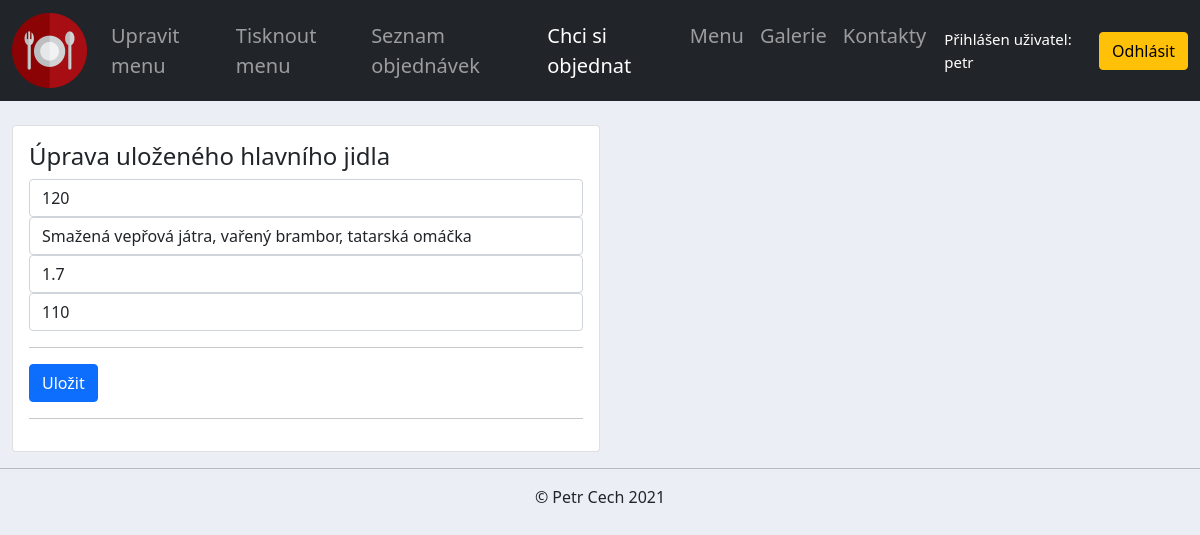
Before: /edit_meal/2/ (signed in) with the older database file.
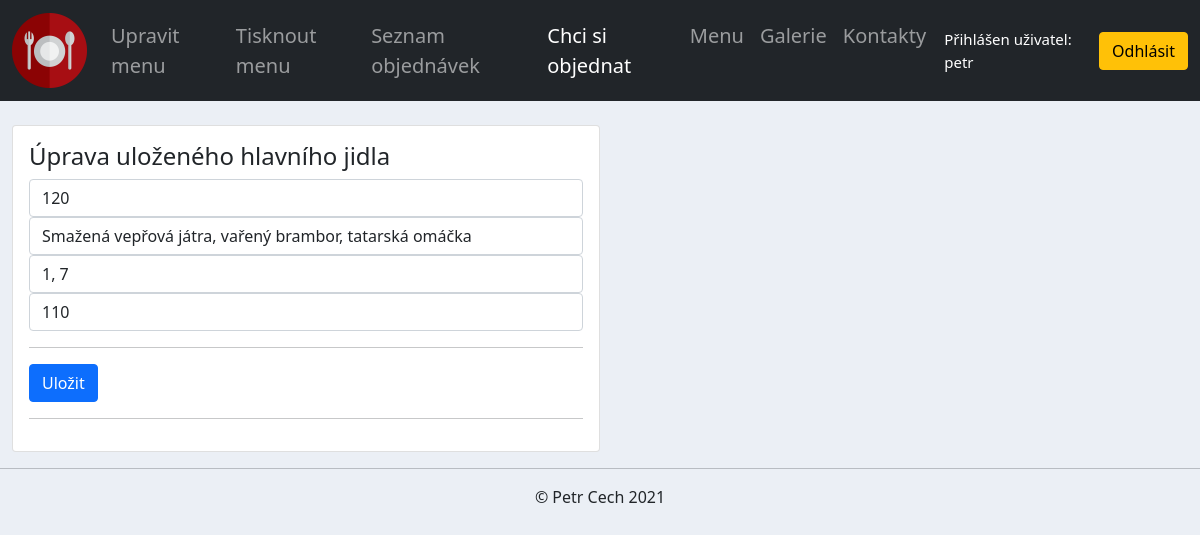
After: the same page with the newer database file.
### accounts/models.py (models this page shows, shortened)
class Meal(models.Model):
    portion = models.IntegerField(null=True)
    name = models.CharField(max_length=200, null=True)
    alergens = models.CharField(max_length=200, null=True)
    price = models.PositiveIntegerField(null=True, default=110)

### accounts/views.py (the view)
# urls.py: path('edit_meal/<str:pk>/', views.editMeal, name='edit_meal'),
@login_required(login_url='login')
def editMeal(request, pk):
    menu = Menu.objects.last()
    meal = Meal.objects.get(id=pk)
    formMeal = EditMealForm(instance=meal)
    if request.method == 'POST' and 'AddMeal' in request.POST:
        formMeal = EditMealForm(request.POST, instance=meal)
        if formMeal.is_valid():
            formMeal.save()
            messages.success(request, f'Hlavní jídlo upraveno!')
            return redirect('/edit_menu/1')
    context = {
        'menu': menu,
        'formMeal': formMeal,
        'meal': meal,
    }
    return render(request, 'accounts/edit_meal.html', context)

### accounts/forms.py
class EditMealForm(ModelForm):
    class Meta:
        model = Meal
        fields = '__all__'

### accounts/templates/accounts/edit_meal.html (shortened to what this page needs)
{%  extends 'accounts/main.html' %}
{% load static %}
{% block content %}
<br>
<div class="col-md-6">
    <div class="card card-body">
        <h4>Úprava uloženého hlavního jidla</h4>
        <form action="" method="POST">
          <input type="number" name="portion" value="{{meal.portion}}"class="form-control" placeholder="Porce" required="" id="id_portion">
          <input type="text" name="name" value="{{meal.name}}" maxlength="200" class="form-control" placeholder="Název" required="" id="id_name">
          <input type="text" name="alergens" value="{{meal.alergens}}" maxlength="200" class="form-control" placeholder="Alergeny" required="" id="id_alergens">
          <input type="number" name="price" value="110" min="0" class="form-control" placeholder="Cena" required="" id="id_price">
          <hr>
          <input class="btn btn-primary btn-block" type="submit" name="AddMeal" value="Uložit">
          <hr>
        </form>
    </div>
</div>
{% endblock %}

Changed rows visible on the page:
changed Meal "Smažená vepřová játra, vařený brambor, tatarská omáčka": alergens "1.7" → "1, 7"
